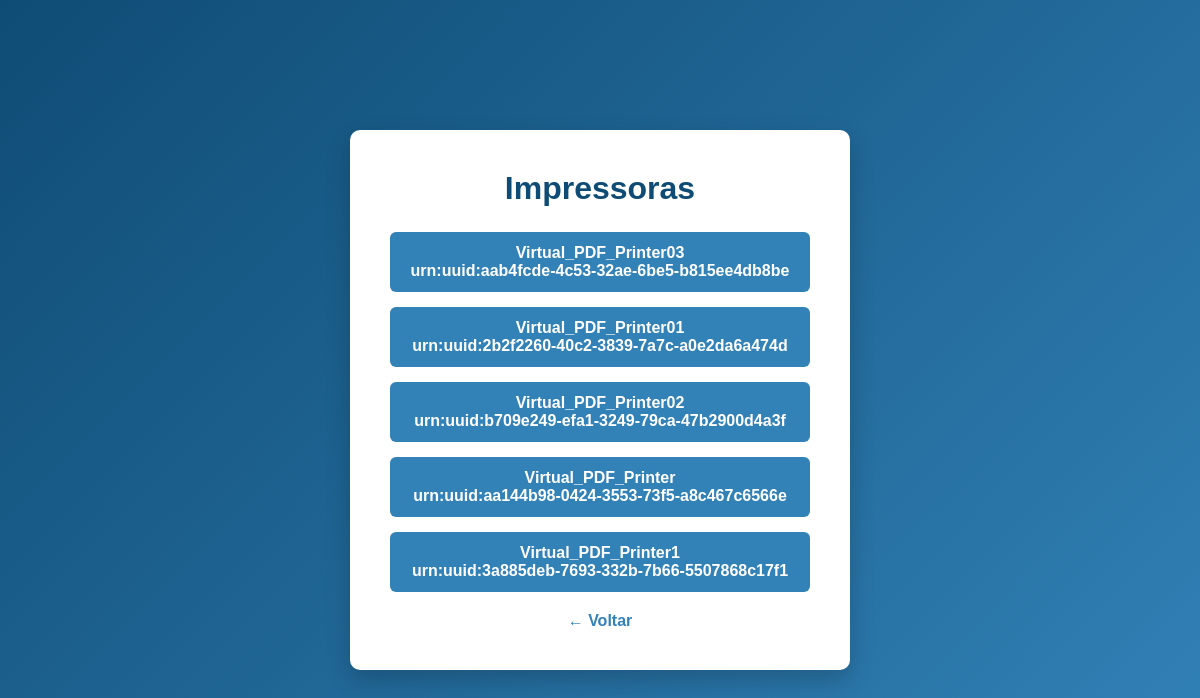
Screenshot of /home/printers (signed in) with the database file from the repository.
### app/models.py (models this page shows)
class Printer(db.Model):
    __tablename__ = "printers"
    id = db.Column(db.Integer, primary_key=True)
    printer_id = db.Column(db.String(100), unique=True, nullable=True)
    printer_uuid = db.Column(db.String(100), unique=True, nullable=True)
    name = db.Column(db.String(100), nullable=True)
    uri_supported = db.Column(db.Text, nullable=True)
    location = db.Column(db.String(200), nullable=True)
    info = db.Column(db.Text, nullable=True)
    created_at = db.Column(db.DateTime, default=datetime.utcnow)
    last_seen = db.Column(db.DateTime, nullable=True)
    states = db.relationship(
        "PrinterState",
        back_populates="printer",
        cascade="all, delete-orphan"
    )
    print_jobs = db.relationship(
    "PrintJob",
    back_populates="printer",
    cascade="all, delete-orphan"
)

### app/routes/home.py (the view)
@home_bp.route("/home/printers")
@login_required
def list_printers():
    printers = Printer.query.all()
    print(session)
    return render_template("printers.html", printers=printers)

### app/routes/home.py (called while the page is built)
def login_required(f):
    from functools import wraps
    @wraps(f)
    def decorated(*args, **kwargs):
        if "user_id" not in session:
            return redirect(url_for("auth.login_page"))
        return f(*args, **kwargs)
    return decorated

### app/templates/printers.html (shortened to what this page needs)
<!DOCTYPE html>
<html lang="pt-br">
<head>
    <link rel="stylesheet" href="{{ url_for('static', filename='css/printer.css') }}">
</head>
<body>
    <div class="container">
        <h1>Impressoras</h1>
        <ul class="printer-list">
            {% for p in printers %}
            <li class="printer-item">
                <a href="{{ url_for('home.printer_state', printer_id=p.id) }}">
                    <strong>{{ p.name }}</strong><br>
                    <span class="printer-id">{{ p.printer_uuid }}</span>
                </a>
            </li>
            {% endfor %}
        </ul>
        <p class="link">
            <a href="{{ url_for('home.home_page') }}">← Voltar</a>
        </p>
    </div>
</body>
</html>

### app/static/css/printer.css (style rules this page uses)
* { margin: 0; padding: 0; box-sizing: border-box; font-family: Arial, Helvetica, sans-serif; }
body { background: linear-gradient(135deg, #0f4c75, #3282b8); min-height: 100vh; display: flex; justify-content: center; align-items: center; }
.container { background-color: #ffffff; padding: 40px; border-radius: 10px; width: 100%; max-width: 500px; text-align: center; box-shadow: 0 10px 25px rgba(0, 0, 0, 0.2); }
.container h1 { color: #0f4c75; margin-bottom: 25px; }
.container ul { list-style: none; }
.container ul li { margin: 15px 0; }
.container ul li a { display: block; padding: 12px; text-decoration: none; background-color: #3282b8; color: white; border-radius: 6px; transition: 0.3s; font-weight: bold; }
.link { margin-top: 20px; }
.link a { text-decoration: none; color: #3282b8; font-weight: bold; }

### rows the page displays
Printer: name "Virtual_PDF_Printer03", printer_uuid "urn:uuid:aab4fcde-4c53-32ae-6be5-b815ee4db8be"
Printer: name "Virtual_PDF_Printer01", printer_uuid "urn:uuid:2b2f2260-40c2-3839-7a7c-a0e2da6a474d"
Printer: name "Virtual_PDF_Printer02", printer_uuid "urn:uuid:b709e249-efa1-3249-79ca-47b2900d4a3f"
Printer: name "Virtual_PDF_Printer", printer_uuid "urn:uuid:aa144b98-0424-3553-73f5-a8c467c6566e"
Printer: name "Virtual_PDF_Printer1", printer_uuid "urn:uuid:3a885deb-7693-332b-7b66-5507868c17f1"
